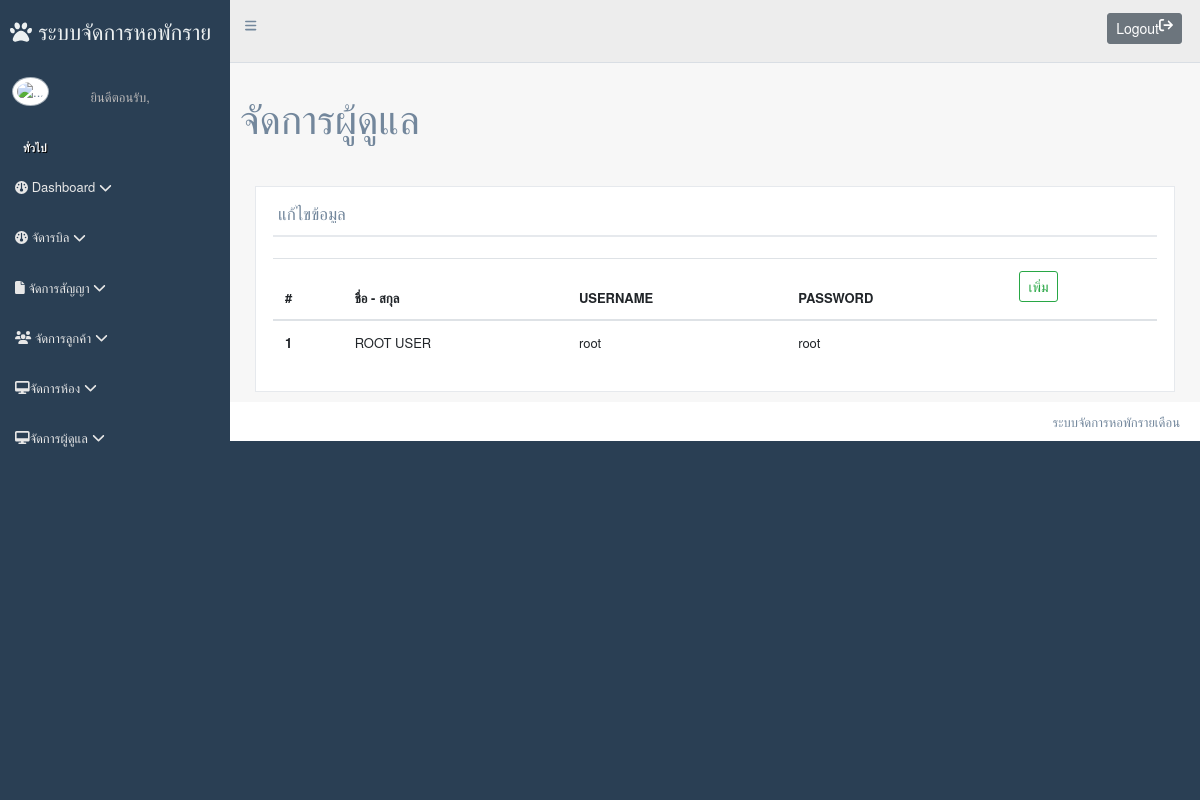
Screenshot of /index.php/home/admin with the database file from the repository.
### tables this page shows
CREATE TABLE `account` (
  `ACC_ID` int(11) NOT NULL,
  `ACC_NAME` varchar(100) NOT NULL,
  `ACC_IMGE` varchar(100) NOT NULL DEFAULT 'user.png',
  `ACC_STATUS` varchar(2) DEFAULT '1',
  `ACC_STAMP` datetime NOT NULL DEFAULT current_timestamp() ON UPDATE current_timestamp(),
  `ACC_USERNAME` varchar(50) NOT NULL,
  `ACC_PASSWORD` varchar(50) NOT NULL
);

### application/core/MY_Loader.php (called while the page is built, shortened)
<?php
class MY_Loader extends CI_Loader
{
	public function template($template_name, $vars = array(), $return = FALSE)
	{
		$vars['account'] = $_SESSION['account'];
		if ($return) :
			$content  = $this->view('templates/header', $vars, $return);
			$content .= $this->view($template_name, $vars, $return);
			$content .= $this->view('templates/footer', $vars, $return);
			return $content;
		else :
			$this->view($template_name, $vars);
		endif;
	}
}

### application/controllers/Home.php (called while the page is built, shortened)
<?php
class Home extends CI_Controller
{
	function admin(): void
	{
		$data = array();
		$RES = new Account_models();
		$data['account_ACC'] = $RES->QueryResources([
			"WHERE" => [
				"account" => [
					"ACC_STATUS" => "1"
				]
			],
			"TYPE_RESULT" => "object",
		]);
		$Load = new MY_Loader();
		$Load->template("admin", $data);
	}
}

### index.php (called while the page is built, shortened)
<?php
require_once BASEPATH . 'core/CodeIgniter.php';

### application/models/Account_models.php (called while the page is built, shortened)
<?php
class Account_models extends CI_Model
{
    private $mssql = null;
    public static $sTABLE_NAME = "account";
    public function __construct()
    {
        $this->mssql = $this->load->database('MYSQL', TRUE);
    }
    public static function TB_NAME()
    {
        return sprintf("%s",  self::$sTABLE_NAME);
    }
    public function QueryResources($temp_data = array())
    {
        $temp = array();
        if (empty($temp_data)) {
            $this->mssql->from(self::TB_NAME());
            $query = $this->mssql->get();
            $temp = $query->result_object();
            return $temp;
        } else {
            $temp_data = (object) $temp_data;
        }
        $GROUP_BY = isset($temp_data->GROUP_BY) ? $temp_data->GROUP_BY : array();
        $SELECT = isset($temp_data->SELECT) ? $temp_data->SELECT : array();
        $WHERE = isset($temp_data->WHERE) ? $temp_data->WHERE : array();
        $TYPE_RESULT = isset($temp_data->TYPE_RESULT) ? $temp_data->TYPE_RESULT : 'object';
        $ONE_ROW = isset($temp_data->ONE_ROW) ? $temp_data->ONE_ROW : false;
        $TABLE_NAME = isset($temp_data->TABLE_NAME) ? $temp_data->TABLE_NAME : self::TB_NAME();
        $this->mssql->from($TABLE_NAME);
        if (!empty($WHERE)) {
            foreach ($WHERE as $key_WHERE => $item_WHERE) :
                if (gettype($item_WHERE) == 'array') {
                    foreach ($item_WHERE as $key_item_WHERE => $item_item_WHERE) :
                        if ($key_item_WHERE !== 0) {
                            $TB_ = $key_WHERE;
                            $KE_ = $key_item_WHERE;
                            if (gettype($item_item_WHERE) == "array") {
                                $item_item_WHERE = (object) $item_item_WHERE;
                                $item_item_WHERE_array = $item_item_WHERE;
                                $CONDITION = strtoupper(isset($item_item_WHERE->CONDITION) ? $item_item_WHERE->CONDITION : 'and');
                                $DATA_K = isset($item_item_WHERE->DATA) ? $item_item_WHERE->DATA : array();
                                $GROUP = isset($item_item_WHERE->GROUP) ? $item_item_WHERE->GROUP : false;
                                if (empty($DATA_K)) {
                                    continue;
                                }
                                switch ($CONDITION) {
                                    case 'OR':
                                        if (gettype($DATA_K) == "array") {
                                            if ($GROUP == true) {
                                                $this->mssql->group_start();
                                            }
                                            foreach ($DATA_K as $key_DK => $item_DK) :
                                                $this->mssql->or_where(sprintf("%s.%s", $TB_, $KE_), $item_DK);
                                            endforeach;
                                            if ($GROUP == true) {
                                                $this->mssql->group_end();
                                            }
                                        } else {
                                            $this->mssql->or_where(sprintf("%s.%s", $TB_, $KE_), $DATA_K);
                                        }
                                        break;
                                    case 'IN':
                                        if (gettype($DATA_K) == "array") {
                                            if ($GROUP == true) {
                                                $this->mssql->group_start();
                                            }
                                            $this->mssql->where_in(sprintf("%s.%s", $TB_, $KE_), $DATA_K);
                                            if ($GROUP == true) {
                                                $this->mssql->group_end();
                                            }
                                        } else {
                                            $this->mssql->where_in(sprintf("%s.%s", $TB_, $KE_), $DATA_K);
                                        }
                                        break;
                                    case 'OR_IN':
                                        if (gettype($DATA_K) == "array") {
                                            if ($GROUP == true) {
                                                $this->mssql->group_start();
                                            }
                                            $this->mssql->or_where_in(sprintf("%s.%s", $TB_, $KE_), $DATA_K);
                                            if ($GROUP == true) {
                                                $this->mssql->group_end();
                                            }
                                        } else {
                                            $this->mssql->or_where_in(sprintf("%s.%s", $TB_, $KE_), $DATA_K);
                                        }
                                        break;
                                    case 'NOT_IN':
                                        if (gettype($DATA_K) == "array") {
                                            if ($GROUP == true) {
                                                $this->mssql->group_start();
                                            }
                                            $this->mssql->where_not_in(sprintf("%s.%s", $TB_, $KE_), $DATA_K);
                                            if ($GROUP == true) {
                                                $this->mssql->group_end();
                                            }
                                        } else {
                                            $this->mssql->where_not_in(sprintf("%s.%s", $TB_, $KE_), $DATA_K);
                                        }
                                        break;
                                    case 'OR_NOT_IN':
                                        if (gettype($DATA_K) == "array") {
                                            if ($GROUP == true) {
                                                $this->mssql->group_start();
                                            }
                                            $this->mssql->where_not_in(sprintf("%s.%s", $TB_, $KE_), $DATA_K);
                                            if ($GROUP == true) {
                                                $this->mssql->group_end();
                                            }
                                        } else {
                                            $this->mssql->or_where_not_in(sprintf("%s.%s", $TB_, $KE_), $DATA_K);
                                        }
                                        break;
                                    case 'AND':
                                        if (gettype($DATA_K) == "array") {
                                            if ($GROUP == true) {
                                                $this->mssql->group_start();
                                            }
                                            foreach ($DATA_K as $key_DK => $item_DK) :
                                                $this->mssql->where(sprintf("%s.%s", $TB_, $KE_), $item_DK);
                                            endforeach;
                                            if ($GROUP == true) {
                                                $this->mssql->group_end();
                                            }
                                        } else {
                                            $this->mssql->where(sprintf("%s.%s", $TB_, $KE_), $DATA_K);
                                        }
                                        break;
                                    case 'LIKE':
                                        if (gettype($DATA_K) == "array") {
                                            if ($GROUP == true) {
                                                $this->mssql->group_start();
                                            }
                                            foreach ($DATA_K as $key_DK => $item_DK) :
                                                $this->mssql->like(sprintf("%s.%s", $TB_, $KE_), $item_DK, 'both');
                                            endforeach;
                                            if ($GROUP == true) {
                                                $this->mssql->group_end();
                                            }
                                        } else {
                                            $this->mssql->like(sprintf("%s.%s", $TB_, $KE_), $DATA_K, 'both');
                                        }
                                        break;
                                    case 'OR_LIKE':
                                        if (gettype($DATA_K) == "array") {
                                            if ($GROUP == true) {
                                                $this->mssql->group_start();
                                            }
                                            foreach ($DATA_K as $key_DK => $item_DK) :
                                                $this->mssql->or_like(sprintf("%s.%s", $TB_, $KE_), $item_DK, 'both');
                                            endforeach;
                                            if ($GROUP == true) {
                                                $this->mssql->group_end();
                                            }
                                        } else {
                                            $this->mssql->or_like(sprintf("%s.%s", $TB_, $KE_), $DATA_K, 'both');
                                        }
                                        break;
                                }
                            } else {
                                $this->mssql->where(sprintf("%s.%s", $TB_, $KE_), $item_item_WHERE);
                            }
                        }
                    endforeach;
                }
            endforeach;
        }
        if (empty($SELECT) && empty($GROUP_BY)) {
            $this->mssql->select("*");
        }
        try {
            $query = $this->mssql->get();
            if ($TYPE_RESULT == 'object' && $ONE_ROW != true) {
                $temp = $query->result_object();
            } elseif ($TYPE_RESULT == 'array' && $ONE_ROW != true) {
                $temp = $query->result_array();
            } elseif ($TYPE_RESULT == 'object' && $ONE_ROW == true) {
                $temp = $query->row_object();
            } elseif ($TYPE_RESULT == 'array' && $ONE_ROW == true) {
                $temp = $query->row_array();
            } else {
                $temp = $query->result_object();
            }
            return $temp;
        } catch (Exception $e) {
            return $e;
        }
    }
}

### application/views/admin.php (the view)
<div class="right_col" role="">
    <div class="">
        <div class="row mb-5">
            <div class="page-title">
                <div class="title_left">
                    <h1>จัดการผู้ดูแล</h1>
                </div>
            </div>
        </div>
        <div class="row">
            <div class="col-12">
                <div class="x_panel">
                    <div class="x_title">
                        <h2>แก้ไขข้อมูล</h2>
                        <div class="clearfix"></div>
                    </div>
                    <div class="x_content">
                    </div>
                    <table class="table">
                        <thead>
                            <tr>
                                <th scope="col">#</th>
                                <th scope="col">ชื่อ - สกุล</th>
                                <th scope="col">USERNAME</th>
                                <th scope="col">PASSWORD</th>
                                <th scope="col"><a class="btn btn-sm btn-outline-success" href="<?= base_url('home/admin_view_add') ?>">เพิ่ม</a></th>
                            </tr>
                        </thead>
                        <tbody>
                            <?php foreach ($account_ACC as $key => $ii) : ?>
                                <tr>
                                    <th scope="row"><?= 1; ?></th>
                                    <td><?= $ii->ACC_NAME; ?></td>
                                    <td><?= $ii->ACC_USERNAME; ?></td>
                                    <td><?= $ii->ACC_PASSWORD; ?></td>
                                    <td><a style="display: <?= $ii->ACC_ID  == 1 ? "none":"block" ?> ;" class="btn btn-sm btn-warning" href="<?= base_url('home/admin_view_edit/' . $ii->ACC_ID) ?>">แก้ไข</a></td>
                                </tr>
                            <?php endforeach; ?>
                        </tbody>
                    </table>
                </div>
            </div>
        </div>
    </div>
</div>

### rows the page displays
account: ACC_NAME "ROOT USER", ACC_USERNAME "root", ACC_PASSWORD "root"

### other values shown
APP_NAME "ระบบจัดการหอพักรายเดือน"
